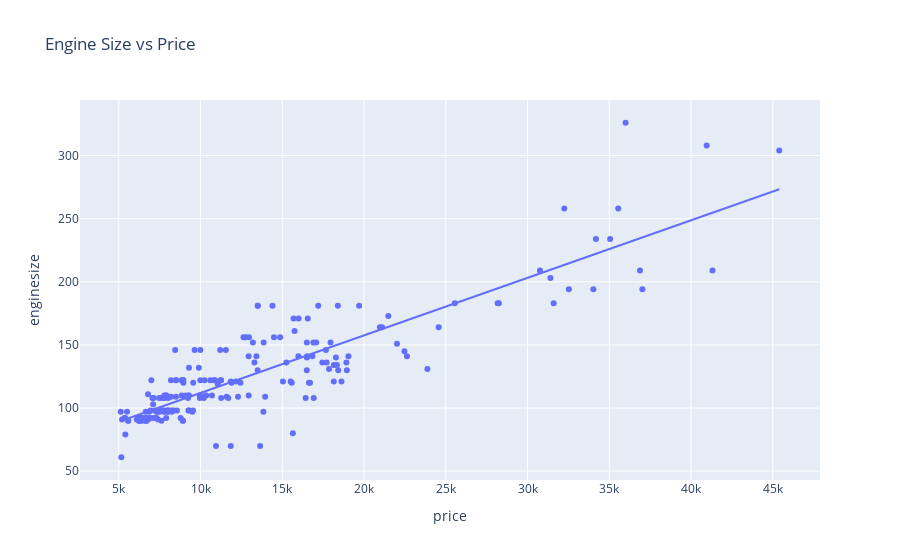

Write notebook code for a chart like this one.
### Markdown cell above
#### Visualize the Selected Variable's Linear Relationships

### Code cell
px.scatter(corr_data, x="price", y="enginesize", title="Engine Size vs Price", trendline="ols")

### Figure 1 — Plotly figure (JSON) as saved in the notebook; plotly's stock layout.template omitted (floating-point values rounded to 4 significant figures; data arrays with more than 128 entries replaced by an {"elided": "..."} marker saying what was removed)
{"data": [{"hovertemplate": "price=%{x}<br>enginesize=%{y}<extra></extra>", "legendgroup": "", "marker": {"color": "#636efa", "symbol": "circle"}, "mode": "markers", "name": "", "orientation": "v", "showlegend": false, "type": "scatter", "x": {"elided": "205 float values"}, "xaxis": "x", "y": {"elided": "205 int values"}, "yaxis": "y"}, {"hovertemplate": "<b>OLS trendline</b><br>enginesize = 0.00455657 * price + 66.4111<br>R<sup>2</sup>=0.764129<br><br>price=%{x}<br>enginesize=%{y} <b>(trend)</b><extra></extra>", "legendgroup": "", "marker": {"color": "#636efa", "symbol": "circle"}, "mode": "lines", "name": "", "showlegend": false, "type": "scatter", "x": {"elided": "205 float values"}, "xaxis": "x", "y": {"elided": "205 float values"}, "yaxis": "y"}], "layout": {"legend": {"tracegroupgap": 0}, "title": {"text": "Engine Size vs Price"}, "xaxis": {"anchor": "y", "domain": [0, 1], "title": {"text": "price"}}, "yaxis": {"anchor": "x", "domain": [0, 1], "title": {"text": "enginesize"}}}}
